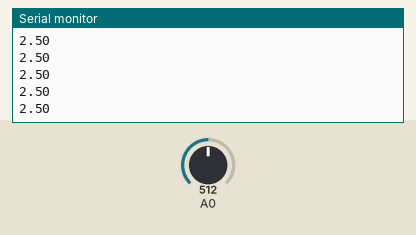
Simulated run of this sketch. Board: Arduino Uno, built with avr-gcc and run on an emulated ATmega328P. Shown: the last lines printed to the serial monitor. The inputs (shaded band) are chosen by the test bench; at power-on: A0 = 512.

Above: at 1.2 s.
1.3 s: A0 set to 716
At 1.68 s:
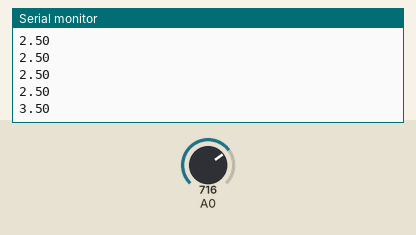
2.8 s: A0 set to 900
At 2.94 s:
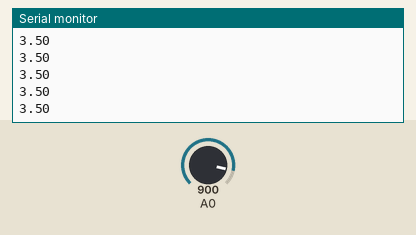
Timing chart, 0 to 5.8 s (numbered marks = the images above; inputs shaded):
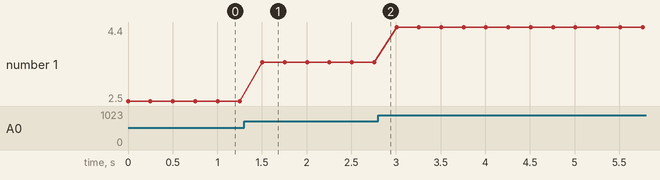

The sketch:

assn4_resistance.ino
```cpp
void setup() {

  Serial.begin(9600);

}

void loop() {
int a0 = analogRead(A0);
float voltage = 5.0 / 1023.0 * float(a0);
Serial.println(voltage);
delay(250);

}
```

Measured:
- after the input at 1.3 s, the serial monitor: prints a new line after 0.20 s (image 1)
- plotted number 1: 2.5 → 3.5 after the input at 1.3 s, 3.5 → 4.4 after the input at 2.8 s
